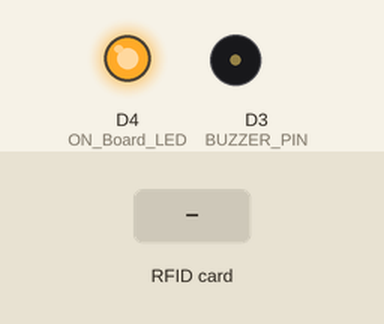
The sketch below on a simulated ESP8266 (NodeMCU). On the bench: output pins drawn as LEDs (lit = HIGH), buzzer (waves = sounding, pin HIGH). Inputs (shaded band) come from the test bench. WiFi joins after 1.5 s; servers stay silent unless stated; uploads are accepted with an empty reply; what the sketch prints to the serial monitor is not drawn.

Above: at 3.7 s.
3.8 s: RFID card 5E 7A 19 C4 held to the reader
At 4.21 s:
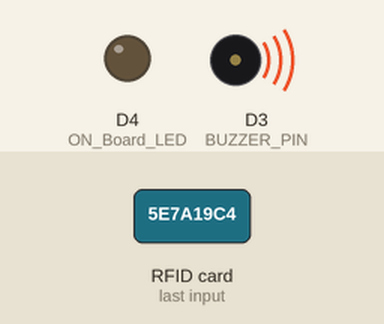
At 5.1 s:
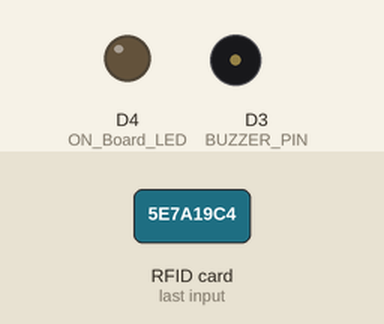
Timing chart, 0 to 6.9 s (numbered marks = the images above; inputs shaded):
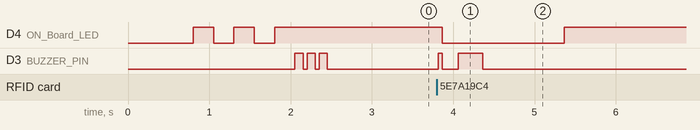

Measured:
- after the input at 3.8 s, D4 (ON_Board_LED): HIGH → LOW after 0.06 s, → HIGH 1.5 s later; D3 (BUZZER_PIN): LOW → HIGH at once, → LOW 0.05 s later, → HIGH 0.20 s later, → LOW 0.30 s later

The sketch:

rfid_esp.ino
```cpp
#include <ESP8266WebServer.h>
#include <ESP8266WiFi.h>            // make sure you have this


#include <ESP8266HTTPClient.h>

#include <SPI.h>
#include <MFRC522.h>

#define SS_PIN D2                  //--> SDA / SS is connected to pinout D2
#define RST_PIN D1                 //--> RST is connected to pinout D1
#define BUZZER_PIN D3              //--> Buzzer is connected to pinout D3
MFRC522 mfrc522(SS_PIN, RST_PIN);  //--> Create MFRC522 instance.

#define ON_Board_LED 2  //--> Defining an On Board LED, used for indicators when the process of connecting to a wifi router

//----------------------------------------SSID and Password of your WiFi router-------------------------------------------------------------------------------------------------------------//
const char* ssid = "LB_ADSL_UPSF";
const char* password = "oEwpcRZ5YgzzCHn4bX";
//------------------------------------------------------------------------------------------------------------------------------------------------------------------------------------------//

ESP8266WebServer server(80);  //--> Server on port 80

int readsuccess;
byte readcard[4];
char str[32] = "";
String StrUID;
WiFiClient client;                  // ← add this
HTTPClient http;

// Buzzer patterns
void beepSuccess() {
  // Success tone - one long beep
  digitalWrite(BUZZER_PIN, HIGH);
  delay(300);
  digitalWrite(BUZZER_PIN, LOW);
}

void beepError() {
  // Error tone - three short beeps
  for (int i = 0; i < 3; i++) {
    digitalWrite(BUZZER_PIN, HIGH);
    delay(100);
    digitalWrite(BUZZER_PIN, LOW);
    delay(100);
  }
}

void beepStartup() {
  // Startup tone - ascending beeps
  for (int i = 0; i < 3; i++) {
    digitalWrite(BUZZER_PIN, HIGH);
    delay(100);
    digitalWrite(BUZZER_PIN, LOW);
    delay(50);
  }
}

//-----------------------------------------------------------------------------------------------SETUP--------------------------------------------------------------------------------------//
void setup() {
  Serial.begin(115200);  //--> Initialize serial communications with the PC
  SPI.begin();           //--> Init SPI bus
  mfrc522.PCD_Init();    //--> Init MFRC522 card

  // Initialize buzzer pin
  pinMode(BUZZER_PIN, OUTPUT);
  digitalWrite(BUZZER_PIN, LOW);  // Make sure buzzer is off

  delay(500);

  WiFi.begin(ssid, password);  //--> Connect to your WiFi router
  Serial.println("");

  pinMode(ON_Board_LED, OUTPUT);
  digitalWrite(ON_Board_LED, HIGH);  //--> Turn off Led On Board

  //----------------------------------------Wait for connection
  Serial.print("Connecting");
  while (WiFi.status() != WL_CONNECTED) {
    Serial.print(".");
    //----------------------------------------Make the On Board Flashing LED on the process of connecting to the wifi router.
    digitalWrite(ON_Board_LED, LOW);
    delay(250);
    digitalWrite(ON_Board_LED, HIGH);
    delay(250);
  }
  digitalWrite(ON_Board_LED, HIGH);  //--> Turn off the On Board LED when it is connected to the wifi router.
  //----------------------------------------If successfully connected to the wifi router, the IP Address that will be visited is displayed in the serial monitor
  Serial.println("");
  Serial.print("Successfully connected to : ");
  Serial.println(ssid);
  Serial.print("IP address: ");
  Serial.println(WiFi.localIP());

  // Play startup sound
  beepStartup();

  Serial.println("Please tag a card or keychain to see the UID !");
  Serial.println("");
}
//------------------------------------------------------------------------------------------------------------------------------------------------------------------------------------------//

//-----------------------------------------------------------------------------------------------LOOP---------------------------------------------------------------------------------------//
void loop() {
  // put your main code here, to run repeatedly
  readsuccess = getid();

  if (readsuccess) {
    digitalWrite(ON_Board_LED, LOW);
    HTTPClient http;  //Declare object of class HTTPClient

    String UIDresultSend, postData;
    UIDresultSend = StrUID;

    //Post Data
    postData = "UIDresult=" + UIDresultSend;

    http.begin(client, "http://192.168.11.123/RFID_ESP8266/getUID.php");
    http.addHeader("Content-Type", "application/x-www-form-urlencoded");

    int httpCode = http.POST(postData);  //Send the request
    String payload = http.getString();   //Get the response payload

    Serial.println(UIDresultSend);
    Serial.println(httpCode);  //Print HTTP return code
    Serial.println(payload);   //Print request response payload

    // Sound successful beep if HTTP request was successful
    if (httpCode == 200) {
      beepSuccess();
    } else {
      beepError();
    }

    http.end();  //Close connection
    delay(1000);
    digitalWrite(ON_Board_LED, HIGH);
  }
}
//------------------------------------------------------------------------------------------------------------------------------------------------------------------------------------------//

//----------------------------------------Procedure for reading and obtaining a UID from a card or keychain---------------------------------------------------------------------------------//
int getid() {
  if (!mfrc522.PICC_IsNewCardPresent()) {
    return 0;
  }
  if (!mfrc522.PICC_ReadCardSerial()) {
    return 0;
  }

  Serial.print("THE UID OF THE SCANNED CARD IS : ");

  for (int i = 0; i < 4; i++) {
    readcard[i] = mfrc522.uid.uidByte[i];  //storing the UID of the tag in readcard
    array_to_string(readcard, 4, str);
    StrUID = str;
  }
  mfrc522.PICC_HaltA();

  // Short beep when card is detected
  digitalWrite(BUZZER_PIN, HIGH);
  delay(50);
  digitalWrite(BUZZER_PIN, LOW);

  return 1;
}
//------------------------------------------------------------------------------------------------------------------------------------------------------------------------------------------//

//----------------------------------------Procedure to change the result of reading an array UID into a string------------------------------------------------------------------------------//
void array_to_string(byte array[], unsigned int len, char buffer[]) {
  for (unsigned int i = 0; i < len; i++) {
    byte nib1 = (array[i] >> 4) & 0x0F;
    byte nib2 = (array[i] >> 0) & 0x0F;
    buffer[i * 2 + 0] = nib1 < 0xA ? '0' + nib1 : 'A' + nib1 - 0xA;
    buffer[i * 2 + 1] = nib2 < 0xA ? '0' + nib2 : 'A' + nib2 - 0xA;
  }
  buffer[len * 2] = '\0';
}
//------------------------------------------------------------------------------------------------------------------------------------------------------------------------------------------//
```
